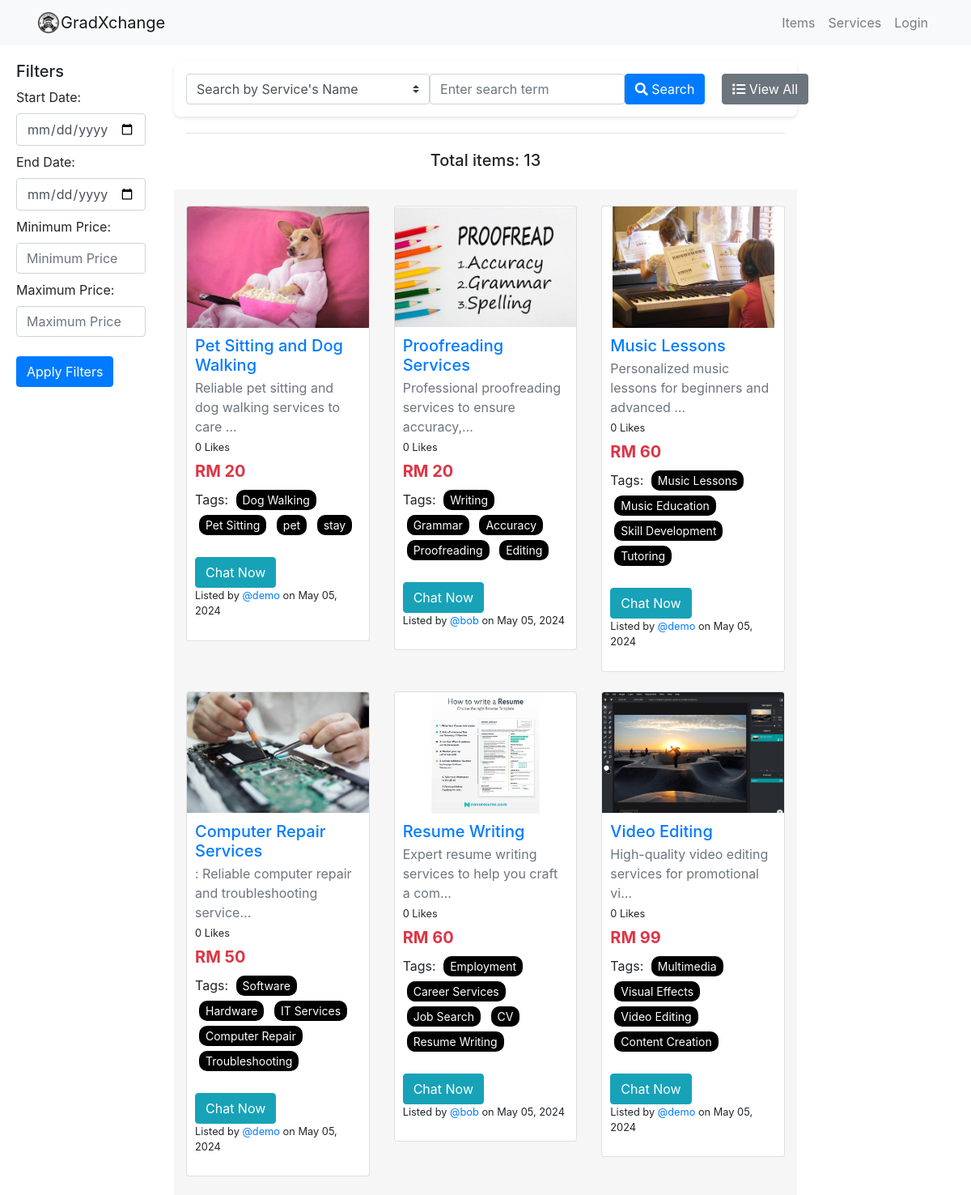
The app's page /service/ (upper part) with its own data.
### service/models.py (models this page shows, shortened)
class Service(models.Model):
    tags = TaggableManager()
    service_name = models.CharField(max_length=200)
    service_desc = models.CharField(max_length=200)
    service_detail = models.CharField(max_length=2000)
    service_price = models.IntegerField()
    service_image = models.ImageField(upload_to='images_service', default="notfound.png")
    created =  models.DateTimeField(auto_now_add=True)
    user_name = models.ForeignKey(User, on_delete=models.CASCADE,default=1)
    liked_by = models.ManyToManyField(settings.AUTH_USER_MODEL, related_name='service_liked',blank= True)

### service/views.py (the view)
# urls.py: path('', views.index, name='index'),
def index(request):
    service_list = Service.objects.select_related('user_name').annotate(likes_count=Count('liked_by')).order_by('-created')  # Include related user data
    tag = request.GET.get('tag')
    if tag:
        service_list = service_list.filter(tags__name__in=[tag])
    min_price = request.GET.get('min_price')
    max_price = request.GET.get('max_price')
    start_date = request.GET.get('start_date')
    end_date = request.GET.get('end_date')
    show_my_services = request.GET.get('show_my_services', 'off')
    search_type = request.GET.get('search_type')
    search_query = request.GET.get('search_query')
    active_filter_name = None
    active_filter_value = None
    if search_type == 'service_name' and search_query:
        service_list = service_list.filter(service_name__icontains=search_query)
        active_filter_name = 'service Name'
        active_filter_value = search_query
    elif search_type == 'seller_name' and search_query:
        service_list = service_list.filter(user_name__username__icontains=search_query)
        active_filter_name = 'Seller Name'
        active_filter_value = search_query
    if min_price and max_price:
        service_list = service_list.filter(service_price__gte=min_price, service_price__lte=max_price)
        active_filter_name = 'Price Range'
        active_filter_value = f"{min_price} to {max_price}"
    if start_date:
        start_date = datetime.strptime(start_date, '%Y-%m-%d')
        service_list = service_list.filter(created__gte=start_date)
    if end_date:
        end_date = datetime.strptime(end_date, '%Y-%m-%d')
        end_date = end_date + timedelta(days=1) - timedelta(seconds=1)
        service_list = service_list.filter(created__lt=end_date)  # Using __lt to include "just before midnight"
    if show_my_services == 'on':
        service_list = service_list.filter(user_name=request.user)
        active_filter_name = 'My Services'
        active_filter_value = 'My services'
    page_number = request.GET.get('page')
    paginator = Paginator(service_list, 12)  # Assuming 12 items per page
    page_obj = paginator.get_page(page_number)
    context = {
        'service_list': page_obj,# Make sure pagination still works with the annotated queryset
        'result_count': page_obj.paginator.count,
        'show_my_services': show_my_services,
        'active_filter_name': active_filter_name,
        'active_filter_value': active_filter_value,
        'tag': tag,  # Optionally pass the tag to highlight it or use it in the template
        'start_date': start_date,  # Pass start_date to the template
        'end_date': end_date,  # Pass end_date to the template
        'min_price': min_price,  # Pass min_price to the template
        'max_price': max_price,  # Pass max_price to the template
    }
    return render(request, 'service/index.html', context)

### service/templatetags/service_custom_filters.py (called while the page is built)
@register.filter
def remove_param(request_get, param):
    modified = request_get.copy()
    modified.pop(param, None)
    return modified.urlencode()

### users/context_processors.py (called while the page is built)
def unread_message_count(request):
    if request.user.is_authenticated:
        count = Message.objects.filter(recipient=request.user.profile, is_read=False).count()
        return {'unread_message_count': count}
    return {}

### service/templates/service/index.html (shortened to what this page needs)
{% extends 'users/base.html' %}
{% load static %}
{% load service_custom_filters %}
{% block body %}
<div class="container-fluid">
    <div class="row">
        <section class="col-md-2 filter-column collapse d-md-block" id="filterMenu">
            <h5>Filters</h5>
            <form action="" method="get" class="d-grid gap-2">
                <label for="start_date">Start Date:</label>
                <input type="date" id="start_date" name="start_date" class="form-control mb-2" placeholder="yyyy-mm-dd">
                <label for="end_date">End Date:</label>
                <input type="date" id="end_date" name="end_date" class="form-control mb-2" placeholder="yyyy-mm-dd">
                <label for="min_price">Minimum Price:</label>
                <input type="number" id="min_price" name="min_price" class="form-control mb-2"
                    placeholder="Minimum Price">
                <label for="max_price">Maximum Price:</label>
                <input type="number" id="max_price" name="max_price" class="form-control mb-2"
                    placeholder="Maximum Price">
                <button class="btn btn-primary mt-3" type="submit">Apply Filters</button>
            </form>
        </section>
        <div class="col-md-8">
            <div id="searchFormContainer">
                <div id="searchForm">
                    <form action="" method="GET" class="input-group search-input-group">
                        <div class="row no-gutters align-items-center justify-content-center">
                            <div class="col-md-5">
                                <select class="form-control custom-select" name="search_type">
                                    <option value="service_name">Search by Service's Name</option>
                                </select>
                            </div>
                            <div class="col-md-4">
                                <input class="form-control" type="search" name="search_query"
                                    placeholder="Enter search term" aria-label="Search">
                            </div>
                            <div class="col-md-2">
                                <button class="btn btn-primary search-btn" type="submit"><i class="fas fa-search"></i>
                                    Search</button>
                            </div>
                            <div class="col-md-1">
                                <a href="{% url 'service:index' %}" class="btn btn-secondary view-all-btn"><i
                                        class="fas fa-list"></i> View All</a>
                            </div>
                        </div>
                    </form>
                </div>
            </div>
            <div class="container-fluid">
                <div class="text-center mb-4">
                    <hr>
                    <div class="text-center mb-4" style="padding-top: 5px;">
                        {% if min_price and max_price %}
                        <h5>Showing results for "Price range: RM {{ min_price|floatformat:"2" }} to RM {{ max_price|floatformat:"2" }}": {{ result_count }}</h5>
                        {% elif active_filter_name == 'Seller Name' %}
                        <h5>Showing results for {{ active_filter_name }} "{{ active_filter_value }}": {{ result_count }}</h5>
                        {% elif active_filter_name %}
                        <h5>Showing results for "{{ active_filter_value }}": {{ result_count }}</h5>
                        {% elif start_date and end_date %}
                        <h5>Showing results from "{{ start_date|date:"F j, Y" }}" to "{{ end_date|date:"F j, Y" }}": {{ result_count }}</h5>
                        {% else %}
                        <h5>Total items: {{ result_count }}</h5>
                        {% endif %}
                    </div>
                </div>
                <div class="row" style="background-color: #eeeeee8c; padding-bottom: 20px;padding-top: 20px;">
                    {% for service in service_list %}
                    <div class="col-lg-4 col-md-6 col-sm-12 mb-4">
                        <div class="card zoom-card">
                            <div class="bg-image zoom-image ripple" style="overflow: hidden;">
                                <a href="{% url 'service:detail' service.id %}">
                                    <img src="{{ service.service_image.url }}" class="img-fluid"
                                        style="width: 100%; height: 150px; object-fit: contain;">
                                </a>
                            </div>
                            <div class="card-body" style="padding: 10px; display: flex; flex-direction: column;">
                                <a href="{% url 'service:detail' service.id %}" class="text-reset">
                                    <h5 class="card-title mb-1">{{ service.service_name|truncatechars:50 }}</h5>
                                </a>
                                <p class="mb-1 text-muted">{{ service.service_desc|truncatechars:55 }}</p>
                                <p class="small mb-2">{{ service.likes_count }} Likes</p>
                                <h5 class="mb-2">
                                    <strong class="text-danger">RM {{ service.service_price }}</strong>
                                </h5>
                                <div class="tags mb-2">
                                    <div class="tags">
                                        <p>Tags:
                                            {% if service.tags.all %}
                                            {% for tag in service.tags.all %}
                                            <a href="{% url 'service:index' %}?tag={{ tag.name }}"> <span
                                                    class="tag">{{tag.name }}</span></a>
                                            {% endfor %}
                                            {% else %}
                                            <small>No Tags</small>
                                            {% endif %}
                                        </p>
                                    </div>
                                </div>
                                <div class="mt-auto">
                                    {% if request.user != service.user_name %}
                                    <a href="{% url 'chat' service.user_name.profile.pk %}" class="btn btn-info">Chat
                                        Now</a>
                                    {% else %}
                                    <a href="{% url 'service:update_service' service.id %}"
                                        class="btn btn-outline-warning btn-sm">Edit</a>
                                    <a href="{% url 'service:delete_service' service.id %}"
                                        class="btn btn-outline-danger btn-sm">Delete</a>
                                    {% endif %}
                                </div>
                                <p class="small">Listed by <a
                                        href="{% url 'account' service.user_name.username %}">@{{service.user_name}}</a>
                                    on {{ service.created|date:"F d, Y" }}</p>
                            </div>
                        </div>
                    </div>
                    {% empty %}
                    <div class="col-12">
                        <p class="text-center">No services found.</p>
                    </div>
                    {% endfor %}
                </div>
            </div>
        </div>
    </div>
</div>
{% endblock %}

### static/css/style.css (style rules this page uses)
html, body { height: 100%; margin: 0; padding: 0; }
body { display: flex; flex-direction: column; }
.zoom-card { overflow: hidden; }
.zoom-image { transition: transform 0.5s ease; }
.tags .tag { background-color: #000000; color: white; margin-left: 5px; padding: 2px 8px; border-radius: 10px; font-size: 0.875rem; }
.tag { display: inline-block; background-color: #000000; color: #ffffff; padding: 2px 8px; margin: 3px; border-radius: 3px; font-size: 0.8em; }

### service/templates/service/index.html (style rules this page uses)
#searchFormContainer { width: 100%; display: flex; justify-content: center; margin-top: 20px; margin-bottom: 20px; }
#searchForm { max-width: 900px; width: 100%; padding: 15px; background-color: #fff; border-radius: 8px; box-shadow: 0 2px 4px rgba(0, 0, 0, 0.1); display: flex; align-items: center; }
.search-input-group { display: flex; flex-wrap: wrap; gap: 10px; width: 100%; }
.custom-select, .form-control { flex: 1 0 auto; }
.search-btn, .view-all-btn { flex: 0 1 auto; }
@media (min-width: 768px) { .search-btn, .view-all-btn { flex: 1; } }
.filter-column, .ads-column { padding: 20px; background-color: white; }

### records on screen
Service: service_image (picture), service_name "Pet Sitting and Dog Walking", service_desc "Reliable pet sitting and dog walking services to care …", likes_count "0", service_price "20", shows "Chat Now", user_name "demo", created "May 05, 2024"
Tag: name "Dog Walking"
Tag: name "Pet Sitting"
Tag: name "pet"
Tag: name "stay"
Service: service_image (picture), service_name "Proofreading Services", service_desc "Professional proofreading services to ensure accuracy,…", likes_count "0", service_price "20", shows "Chat Now", user_name "bob", created "May 05, 2024"
Tag: name "Writing"
Tag: name "Grammar"
Tag: name "Accuracy"
Tag: name "Proofreading"
Tag: name "Editing"
Service: service_image (picture), service_name "Music Lessons", service_desc "Personalized music lessons for beginners and advanced …", likes_count "0", service_price "60", shows "Chat Now", user_name "demo", created "May 05, 2024"
Tag: name "Music Lessons"
Tag: name "Music Education"
Tag: name "Skill Development"
Tag: name "Tutoring"
Service: service_image (picture), service_name "Computer Repair Services", service_desc ": Reliable computer repair and troubleshooting service…", likes_count "0", service_price "50", shows "Chat Now", user_name "demo", created "May 05, 2024"
Tag: name "Software"
Tag: name "Hardware"
Tag: name "IT Services"
Tag: name "Computer Repair"
Tag: name "Troubleshooting"
Service: service_image (picture), service_name "Resume Writing", service_desc "Expert resume writing services to help you craft a com…", likes_count "0", service_price "60", shows "Chat Now", user_name "bob", created "May 05, 2024"
Tag: name "Employment"
Tag: name "Career Services"
Tag: name "Job Search"
Tag: name "CV"
Tag: name "Resume Writing"
Service: service_image (picture), service_name "Video Editing", service_desc "High-quality video editing services for promotional vi…", likes_count "0", service_price "99", shows "Chat Now", user_name "demo", created "May 05, 2024"
Tag: name "Multimedia"
Tag: name "Visual Effects"
Tag: name "Video Editing"
Tag: name "Content Creation"

### other values on screen
{{ result_count }} "13"
